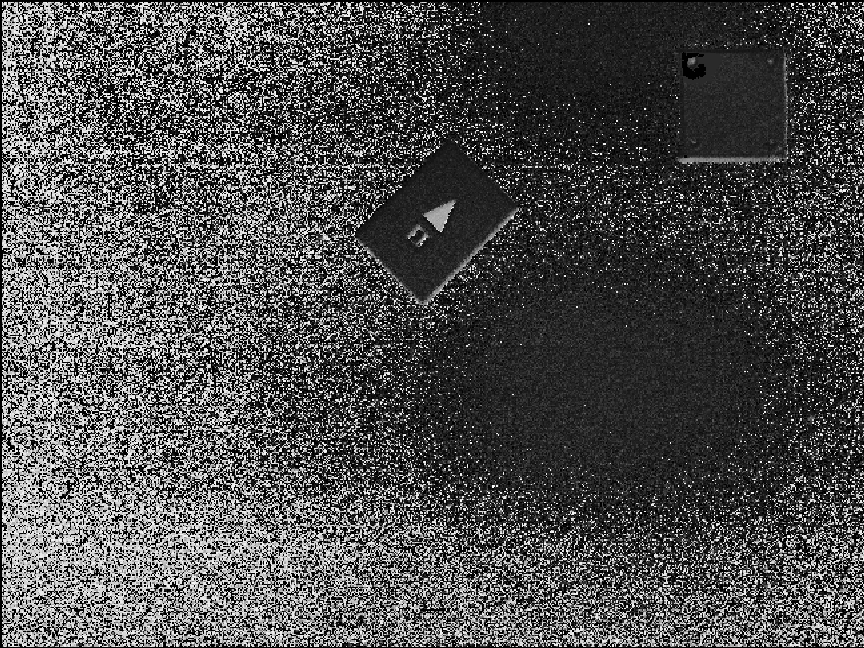
#> input picture uvispace/uvisensor/capture/emulator/image.png, 864 x 648 px
$ python -i sensor.py   (imports and definitions only)   (Python 2 division)
#> lines starting #> are read from the running program, lines starting #| are printed output that depends on the picture
#!/usr/bin/env python
# Socket server

import time
import socket

from pylab import *
from PIL import Image

#from pimage import binarize, erosion, location
from cprocessing import binarize, erosion, location


IP = ''
PORT = 5005
BUFFER_SIZE = 2048

FILENAME = 'image.png'

# Registers
register = {}
# Camera registers
register['is'] = (320, 240) # Image Size (width, height)
register['ie'] = 1984 # Image exposure
register['si'] = (16, 54) # Start Image (start column, start row)
register['ss'] = (1919, 1439) # Sensor Size (column size, row size)
register['sm'] = (2, 2) # Sensor Mode (column mode, row mode)
# Sensor registers
register['rt'] = (424673280, 1073026373) # Red Thresholds (min, max)
register['gt'] = (281600, 599785019) # Green Thresholds (min, max)
register['bt'] = (212, 577281023) # Blue thresholds (min, max)
# Location registers
register['al'] = {}
register['aw'] = {}
register['sw'] = (0, 0, 0, 0)
# Trackers registers
register['tr'] = 6
register['fa'] = "All trackers freed."


def get_image(image, gray=False):
#> called with image = 'image.png', gray = False
    img = Image.open(image)
#> img is the input picture: PIL image 864x648 RGB; min 0, max 252, mean 77.9
    if gray:
        img = img.convert('L')   # convert to grayscale
    img = img.resize((2592, 1944))
#> img: PIL image 2592x1944 RGB
    left, top = register['si'][0] - 15, register['si'][1] - 53
    right, bottom = left + register['ss'][0] + 1, top + register['ss'][1] + 1
    img = img.crop((left, top, right, bottom))
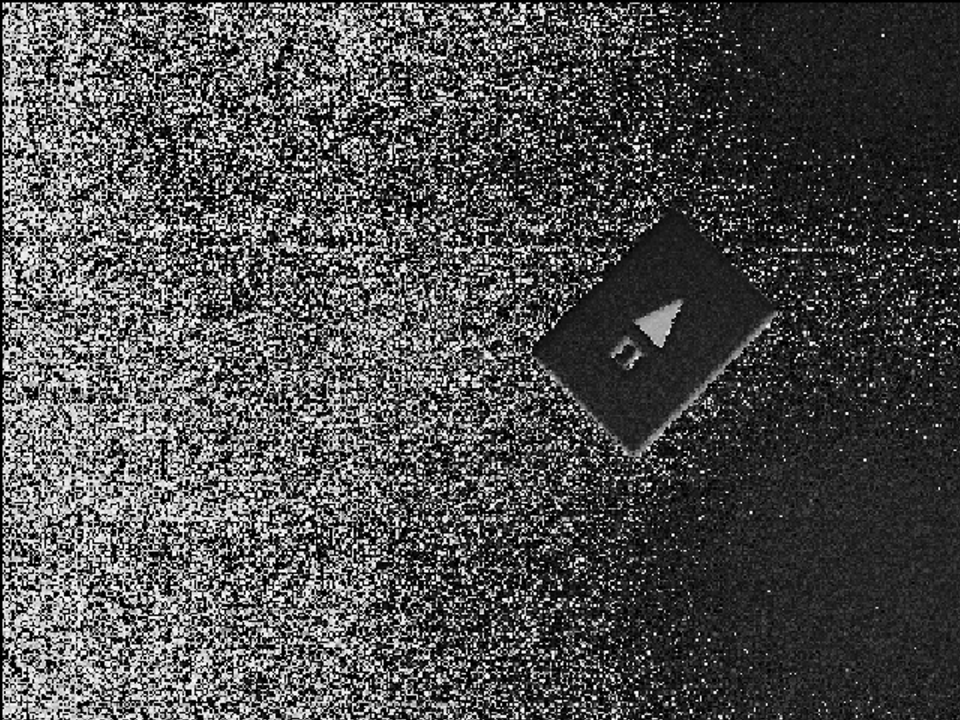
#> img: PIL image 1920x1440 RGB (shown at 1/2 size); min 0, max 255, mean 78.1
    img_data = img.resize((img.size[0] / (2 * (register['sm'][0] + 1)),
                           img.size[1] / (2 * (register['sm'][1] + 1))))
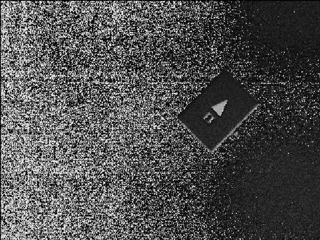
#> img_data: PIL image 320x240 RGB; min 0, max 255, mean 78.3
    img_data = array(img_data.getdata(), dtype=uint8)
    if gray:
        img_data = img_data.reshape(register['is'][1], register['is'][0])
    else:
        img_data = img_data.reshape(register['is'][1], register['is'][0], 3)
    return img_data

img_data = get_image(FILENAME)

def get_proc_image(image):
#> called with image = 'image.png'
    img = Image.open(image)
    img = img.resize((2592, 1944))
    left, top = register['si'][0] - 15, register['si'][1] - 53
    right, bottom = left + register['ss'][0] + 1, top + register['ss'][1] + 1
    img = img.crop((left, top, right, bottom))
    img_data = img.resize((img.size[0] / (register['sm'][0] + 1),
                           img.size[1] / (register['sm'][1] + 1)))
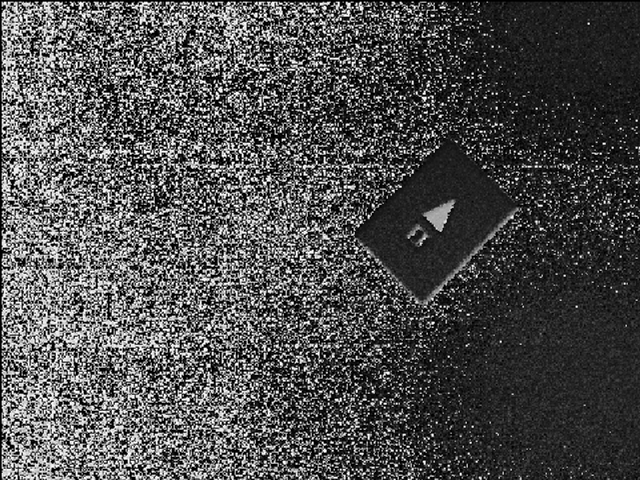
#> img_data: PIL image 640x480 RGB; min 0, max 255, mean 78.5
    img_data = array(img_data.getdata(), dtype=uint8)
    return img_data.reshape(register['is'][1] * 2, register['is'][0] * 2, 3)

proc_image = get_proc_image(FILENAME)

def get_packages(image, gray=False):
    """Read image file and get data packages."""
    img_data = get_image(image, gray=gray)
    # Image split in packages
    img_str = img_data.tostring()
    packages = []
    N = int(ceil(float(len(img_str)) / BUFFER_SIZE))
    for n in range(N):
        i = n * BUFFER_SIZE
        f = (n + 1) * BUFFER_SIZE
        packages.append(img_str[i:f])
    return packages

def _decode_threshold(threshold):
    """Decodes color components of threshold."""
    MASK = int('1111111111', 2)
    red_component = (threshold >> 20) & MASK
    green_component = (threshold >> 10) & MASK
    blue_component = threshold & MASK
    return array([red_component / 4, green_component / 4, blue_component / 4],
                 dtype=uint8)

def get_all_positions(image):
    thresholds = (register['rt'], register['gt'], register['bt'])
    positions = {}
    print image.shape[1], image.shape[0]
    t0 = time.time()
    for i, thres in enumerate(thresholds):
        thr_min = _decode_threshold(thres[0])
        thr_max = _decode_threshold(thres[1])
        img = erosion(binarize(image, [thr_min, thr_max]))
        positions[str(i)] = tuple([tuple(loc) for loc in location(img).astype(int)])
    t1 = time.time()
    print t1 - t0
    return positions


# Create socket and bind to address
# [1 line that did not run here, left out]
# [88 lines not run here, left out]

>>> result = get_image('image.png')
